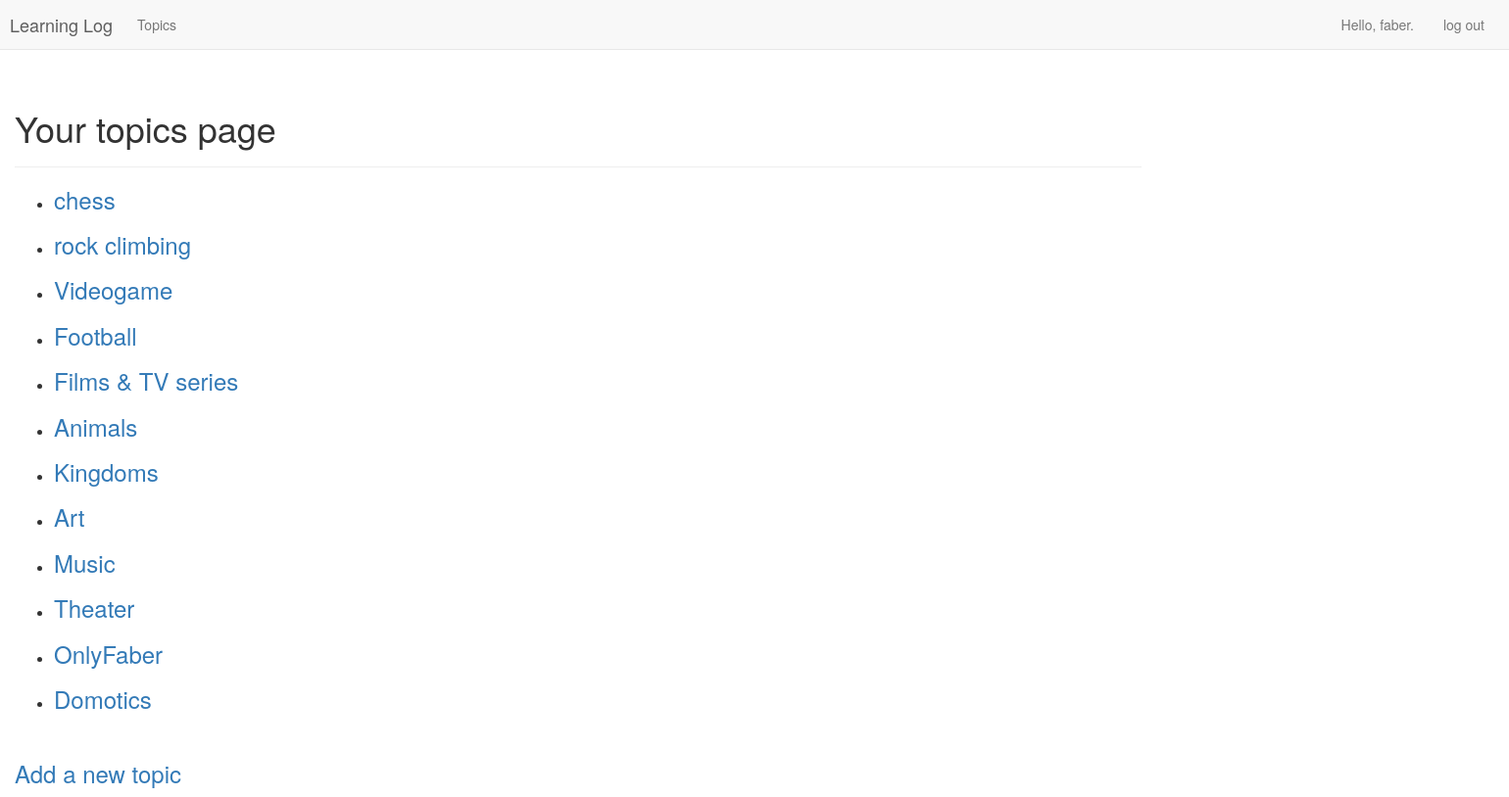
The app's page /topics/ (signed in) with its own data.
### learning_logs/models.py (models this page shows)
class Topic (models.Model): #sottoclasse di Model
    text= models.CharField(max_length= 200)
    date_added= models.DateTimeField(auto_now_add= True)
    owner= models.ForeignKey(User, default= 1, on_delete=models.SET_DEFAULT)
    def __str__(self):
        return self.text

### learning_logs/views.py (the view)
# urls.py: url(r'^topics/$', views.topics, name="topics"), #url per la pagina con le liste di topics
@login_required
def topics(request):
    topics = Topic.objects.filter(owner=request.user).order_by('date_added')
    context = {'topics': topics}
    return  render(request, 'topics.html', context)

### learning_logs/templates/topics.html (shortened to what this page needs)
<!DOCTYPE html>
<html lang="en">
{% extends "base.html" %}
{% load bootstrap3 %}
{% block header %}
    <h1>Your topics page</h1>
{% endblock header %}
{% block content %}
    <ul>
        {% for topic in topics %}
            <li><h3>
                <a href="{% url 'learning_logs:topic' topic.id %}">{{topic}}</a>
            </h3></li>
        {% empty %}
            <li>
                No topics have been added yet
            </li>
        {% endfor %}
    </ul>
    <br>
    <h3><a href="{% url 'learning_logs:new_topic' %}">Add a new topic</a></h3>
{% endblock content %}

### learning_logs/templates/base.html (shortened to what this page needs)
{% load bootstrap3 %}
<!doctype html>
<html lang="en">
<head>
    {%  bootstrap_css %}
    <link rel="stylesheet" type="text/css" href="/static/css/style.css">
</head
<body>
<nav class="navbar navbar-default navbar-static-top">
    <div class="container">
        <div class="navbar-header">
            <a class="navbar-brand" href="{% url 'learning_logs:index' %}">
                Learning Log</a>
        </div>
        <div id="navbar" class="navbar-collapse collapse">
            <ul class="nav navbar-nav">
                <li><a href="{% url 'learning_logs:topics' %}">Topics</a></li>
            </ul>
            <ul class="nav navbar-nav navbar-right">
            {% if user.is_authenticated %}
                <li><a>Hello, {{ user.username }}.</a></li>
                <li><a href="{% url 'users:logout' %}">log out</a></li>
            {% else %}
                <li><a href="{% url 'users:register' %}">register</a></li>
                <li><a href="{% url 'users:login' %}">log in</a></li>
            {% endif %}
            </ul>
        </div>
    </div>
</nav>
<div class="container">
    <div class="page-header">
        {% block header %}{% endblock header %}
    </div>
    <div>
        {% block content  %}{% endblock content %}
    </div>
</div>
</body>
</html>

### learning_logs/static/css/style.css (style rules this page uses)
.navbar-brand { padding-left: 10px; padding-right: 10px; }
.navbar-right { float: right!important; margin-right: -365px; }
.container { padding-right: 10px; padding-left: 10px; margin-left: 5px; margin-right: 5px; }

### records on screen
Topic: text "chess"
Topic: text "rock climbing"
Topic: text "Videogame"
Topic: text "Football"
Topic: text "Films & TV series"
Topic: text "Animals"
Topic: text "Kingdoms"
Topic: text "Art"
Topic: text "Music"
Topic: text "Theater"
Topic: text "OnlyFaber"
Topic: text "Domotics"

### other values on screen
{{ user.username }} "faber"
